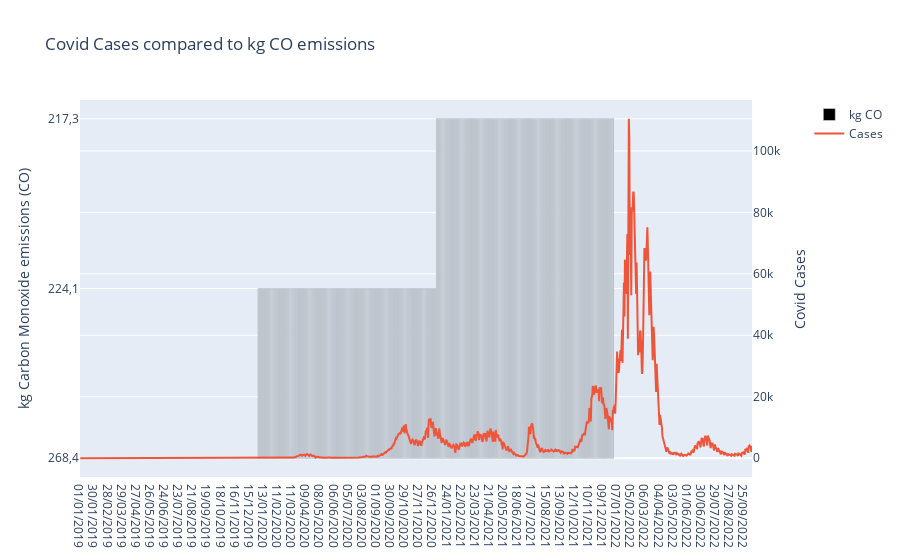

Write notebook code for a chart like this one.
### Code cell
fig_com2 = make_subplots(specs=[[{"secondary_y": True}]])
fig_com2.add_trace(
    go.Bar(x=df_a["Date"], y=df_a["Carbon monoxide (CO)"], name="kg CO", marker_color = 'black'),
    secondary_y=False)
fig_com2.add_trace(
    go.Scatter(x=df["Date"], y=df["Cases"], name="Cases"),
    secondary_y=True)
# fig_com2.update_layout(yaxis1 = dict(range=[200,280]))
fig_com2.update_layout(title_text = "Covid Cases compared to kg CO emissions")
fig_com2.update_layout(yaxis1_title="kg Carbon Monoxide emissions (CO)")
fig_com2.update_layout(yaxis2_title="Covid Cases")
fig_com2

### Figure 1 — Plotly figure (JSON) as saved in the notebook; plotly's stock layout.template omitted (floating-point values rounded to 4 significant figures; data arrays with more than 128 entries replaced by an {"elided": "..."} marker saying what was removed)
{"data": [{"marker": {"color": "black"}, "name": "kg CO", "type": "bar", "x": {"elided": "1096 str values"}, "xaxis": "x", "y": {"elided": "1096 str values"}, "yaxis": "y"}, {"name": "Cases", "type": "scatter", "x": {"elided": "1380 str values"}, "xaxis": "x", "y": {"elided": "1380 int values"}, "yaxis": "y2"}], "layout": {"title": {"text": "Covid Cases compared to kg CO emissions"}, "xaxis": {"anchor": "y", "domain": [0, 0.94]}, "yaxis": {"anchor": "x", "domain": [0, 1], "title": {"text": "kg Carbon Monoxide emissions (CO)"}}, "yaxis2": {"anchor": "x", "overlaying": "y", "side": "right", "title": {"text": "Covid Cases"}}}}
